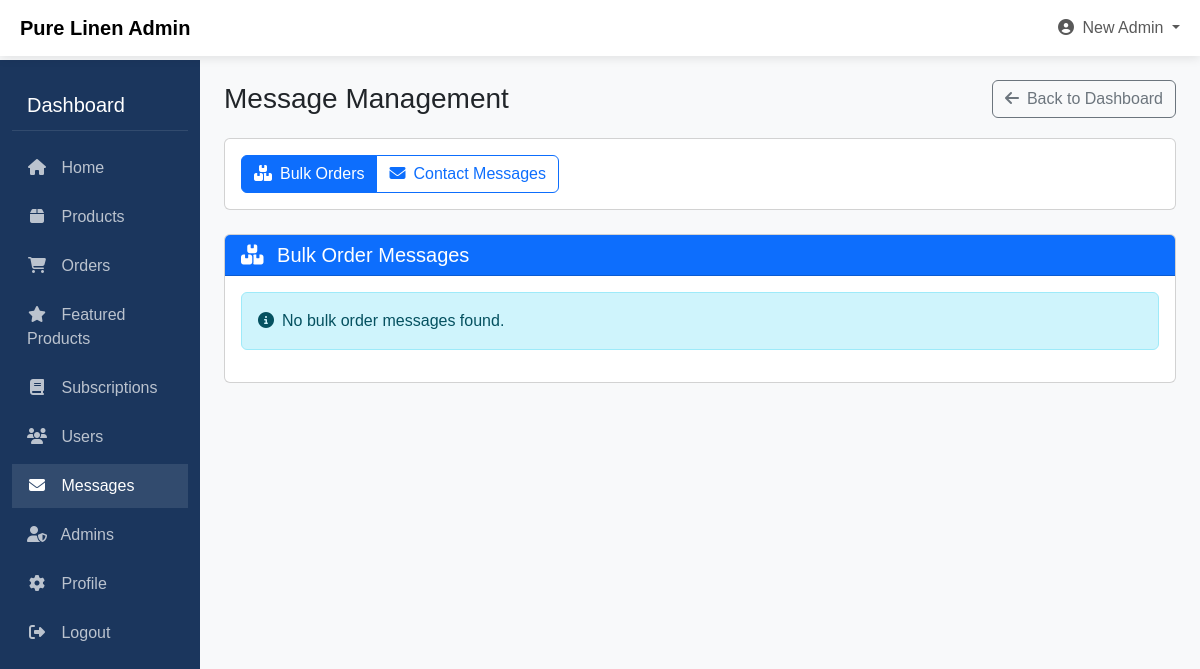
Page /Admin/admin_messages.php (signed in) on the earlier database version.
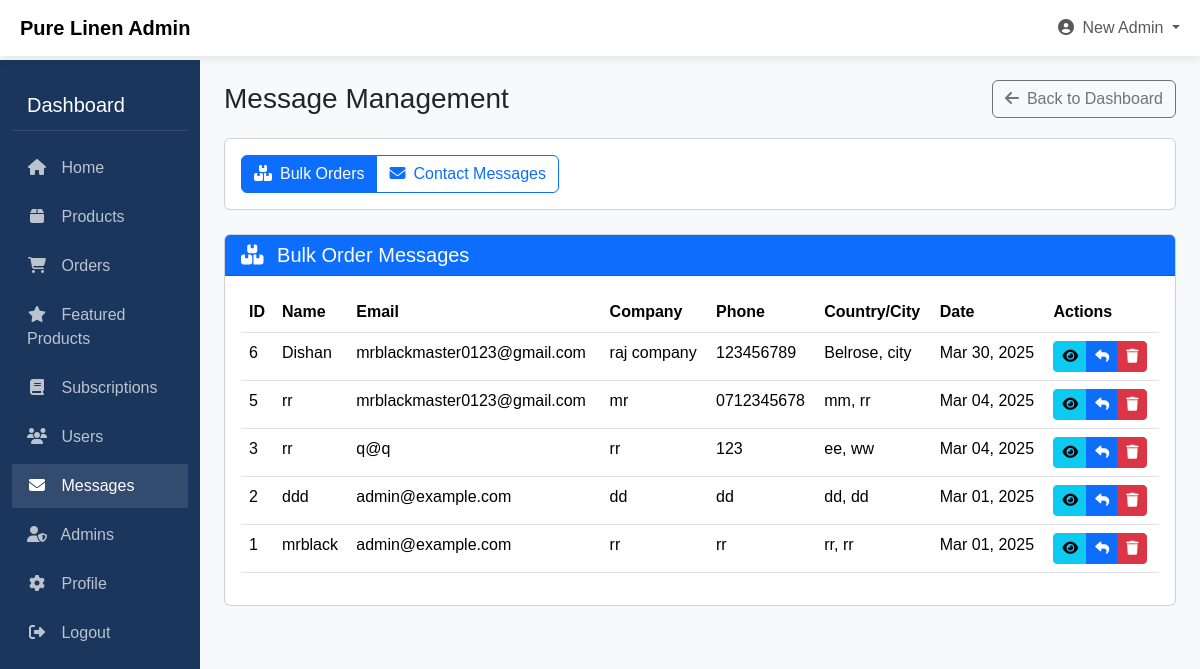
Same page on the later database version.
### tables this page shows
CREATE TABLE `bulk_messages` (
  `id` int(11) NOT NULL,
  `name` varchar(100) NOT NULL,
  `industry` varchar(100) DEFAULT NULL,
  `company_name` varchar(100) DEFAULT NULL,
  `email` varchar(100) NOT NULL,
  `phone` varchar(20) DEFAULT NULL,
  `country` varchar(50) DEFAULT NULL,
  `city` varchar(50) DEFAULT NULL,
  `message` text DEFAULT NULL,
  `created_at` timestamp NOT NULL DEFAULT current_timestamp()
);

### Admin/admin_messages.php (the view, shortened to what the changed rows need)
<?php
require_once '../config.php';
$message_type = isset($_GET['type']) ? $_GET['type'] : 'bulk';
if ($message_type === 'bulk') {
    $stmt = $conn->prepare("SELECT * FROM bulk_messages ORDER BY created_at DESC");
} else {
    $stmt = $conn->prepare("SELECT * FROM messages ORDER BY created_at DESC");
}
$stmt->execute();
$result = $stmt->get_result();
$messages = $result->fetch_all(MYSQLI_ASSOC);
?>
<!DOCTYPE html>
<html lang="en">
<head>
    <link href="https://cdn.jsdelivr.net/npm/bootstrap@5.3.3/dist/css/bootstrap.min.css" rel="stylesheet">
    <link rel="stylesheet" href="https://cdnjs.cloudflare.com/ajax/libs/font-awesome/6.5.1/css/all.min.css">
</head>
<body>
    <div class="container-fluid">
        <div class="row">
            <div class="col-md-9 ms-sm-auto col-lg-10 px-md-4 main-content">
                <div class="page-title-box">
                    <h1 class="h3 mb-0">Message Management</h1>
                </div>
                <div class="card">
                    <div class="card-body">
                        <?php if (!empty($messages)): ?>
                            <div class="table-responsive">
                                <table class="table table-hover">
                                    <thead>
                                        <tr>
                                            <th>ID</th>
                                            <th>Name</th>
                                            <th>Email</th>
                                            <th>Company</th>
                                            <th>Phone</th>
                                            <th>Country/City</th>
                                            <th>Date</th>
                                            <th>Actions</th>
                                        </tr>
                                    </thead>
                                    <tbody>
                                        <?php foreach ($messages as $message): ?>
                                            <tr>
                                                <td><?php echo $message['id']; ?></td>
                                                <td><?php echo htmlspecialchars($message['name']); ?></td>
                                                <td><?php echo htmlspecialchars($message['email']); ?></td>
                                                <td><?php echo !empty($message['company_name']) ? htmlspecialchars($message['company_name']) : '-'; ?></td>
                                                <td><?php echo !empty($message['phone']) ? htmlspecialchars($message['phone']) : '-'; ?></td>
                                                <td>
                                                    <?php
                                                        $location = [];
                                                        if (!empty($message['country'])) $location[] = htmlspecialchars($message['country']);
                                                        if (!empty($message['city'])) $location[] = htmlspecialchars($message['city']);
                                                        echo !empty($location) ? implode(', ', $location) : '-';
                                                    ?>
                                                </td>
                                                <td><?php echo date('M d, Y', strtotime($message['created_at'])); ?></td>
                                                <td>
                                                    <div class="btn-group">
                                                        <button type="button" class="btn btn-sm btn-info" data-bs-toggle="modal" data-bs-target="#messageModal<?php echo $message['id']; ?>">
                                                            <i class="fas fa-eye"></i>
                                                        </button>
                                                        <button type="button" class="btn btn-sm btn-primary" data-bs-toggle="modal" data-bs-target="#replyModal<?php echo $message['id']; ?>">
                                                            <i class="fas fa-reply"></i>
                                                        </button>
                                                        <a href="admin_messages.php?type=<?php echo $message_type; ?>&delete=<?php echo $message['id']; ?>" class="btn btn-sm btn-danger"
                                                           onclick="return confirm('Are you sure you want to delete this message?')">
                                                            <i class="fas fa-trash"></i>
                                                        </a>
                                                    </div>
                                                </td>
                                            </tr>
                                        <?php endforeach; ?>
                                    </tbody>
                                </table>
                            </div>
                        <?php else: ?>
                            <div class="alert alert-info">
                                <i class="fas fa-info-circle me-2"></i>No <?php echo $message_type === 'bulk' ? 'bulk order' : 'contact'; ?> messages found.
                            </div>
                        <?php endif; ?>
                    </div>
                </div>
            </div>
        </div>
    </div>
</body>
</html>

Differences in the rows shown:
added bulk_messages: id "6", name "Dishan", email "mrblackmaster0123@gmail.com", company_name "raj company", phone "123456789", location "Belrose, city", created_at "Mar 30, 2025"
added bulk_messages: id "5", name "rr", email "mrblackmaster0123@gmail.com", company_name "mr", phone "0712345678", location "mm, rr", created_at "Mar 04, 2025"
added bulk_messages: id "3", name "rr", email "q@q", company_name "rr", phone "123", location "ee, ww", created_at "Mar 04, 2025"
added bulk_messages: id "2", name "ddd", email "admin@example.com", company_name "dd", phone "dd", location "dd, dd", created_at "Mar 01, 2025"
added bulk_messages: id "1", name "mrblack", email "admin@example.com", company_name "rr", phone "rr", location "rr, rr", created_at "Mar 01, 2025"
Other differences:
text no longer shown: "No bulk order messages found."
text now shown: "ID Name Email Company Phone Country/City Date Actions"
